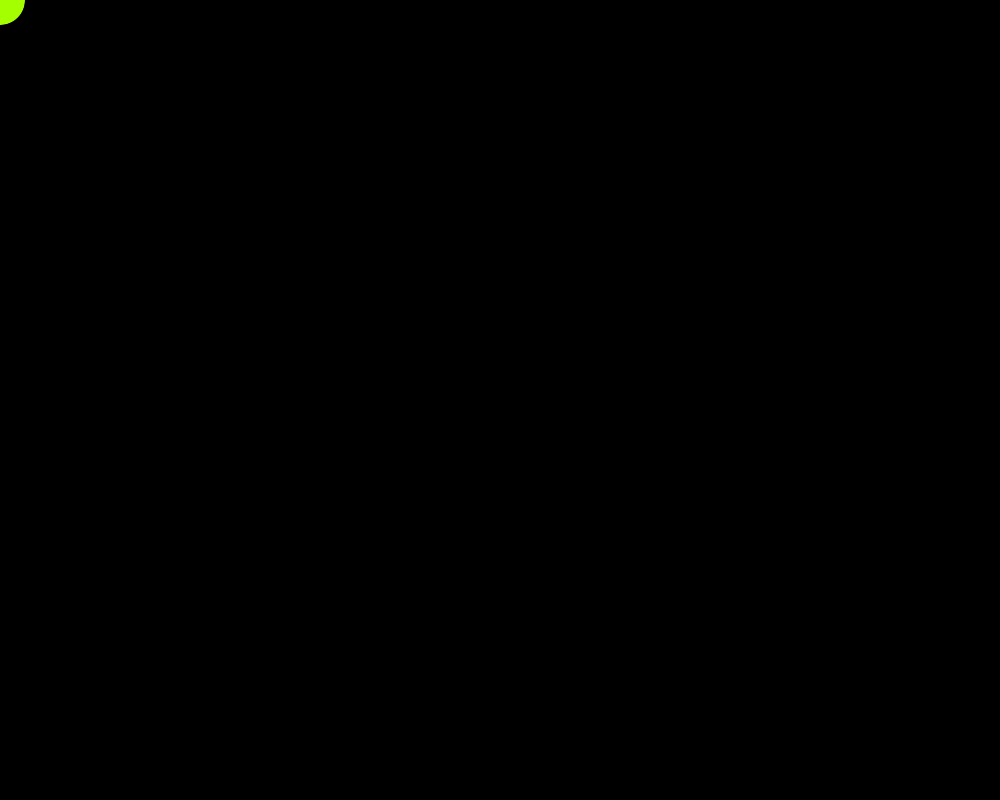
Frame 1 (no input)
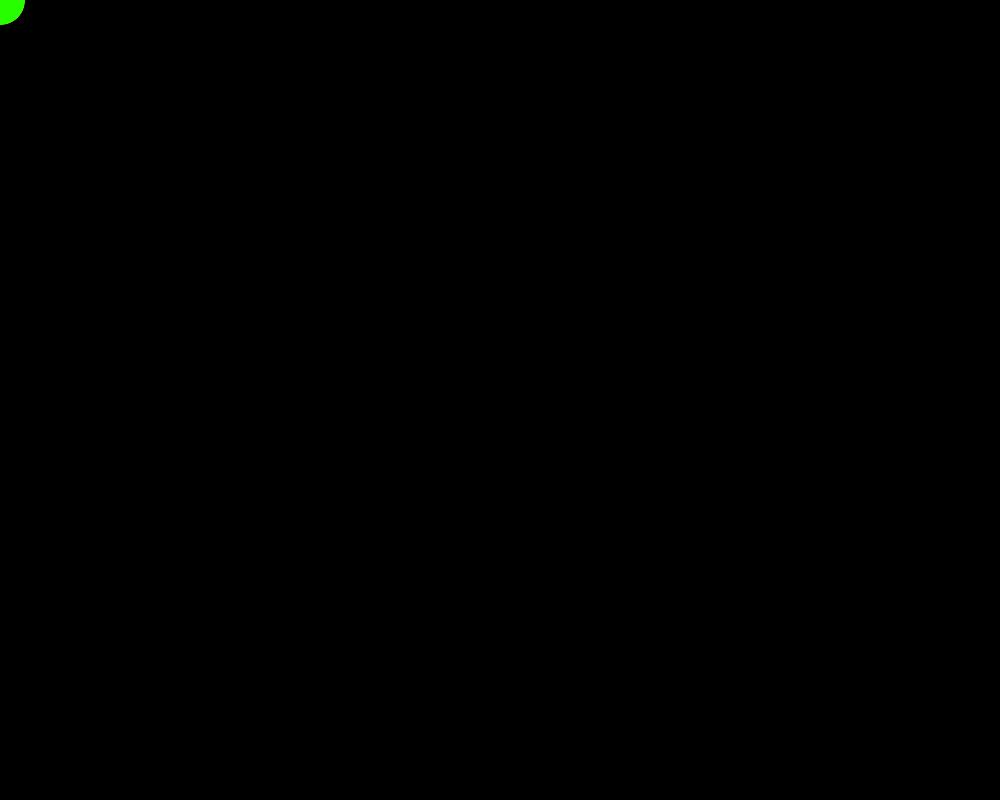
Frame 60 (the mouse pressed at the canvas centre just before this capture)
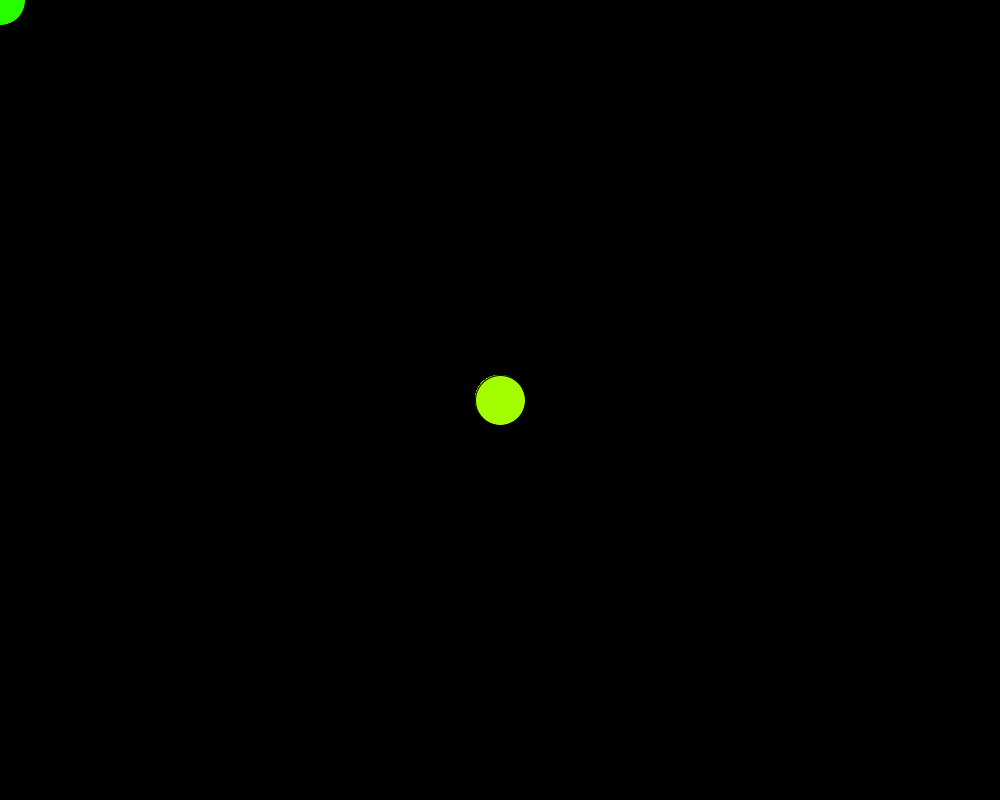
Frame 120 (the mouse held since frame 60 and released just before this capture)

The Processing sketch that drew these frames (run headless with seeded random() and noise(); from frame 60 on, the mouse is pressed at the canvas centre):

// Processing sketch: Adding_Colour
// ── Adding_Colour.pde

void setup() {
  size(1000,800);
  background(0);
}


void draw() {
  
  fill(random(255),255,0);
  ellipse(mouseX,mouseY,50,50);
  
}
